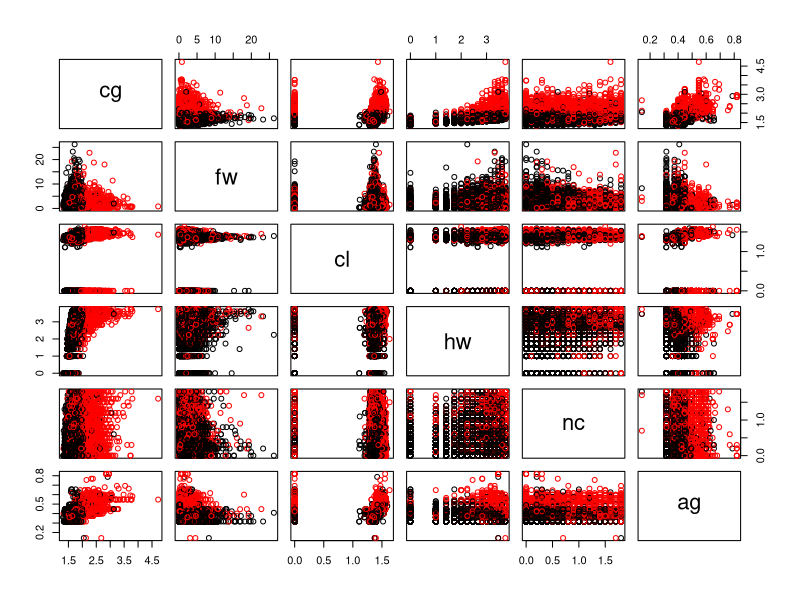

Generate this figure with R:
## ---- chunk 1
knitr::opts_chunk$set(echo = TRUE)
library(randomForest)
library(MASS)
library(class)
library(tidyverse)
## ---- chunk 2
rawData <- read_csv("final-data-train.csv") %>% mutate_if(is.character, as.factor)
## ---- chunk 3
head(rawData)
summary(rawData)
## ---- chunk 4
rawData %>% select_if(is.numeric) %>% select(-id) %>% pairs(col = c("black", "red")[rawData$yn])
## ---- chunk 5
for (catRow in select_if(rawData, is.factor)) {
  print(table(rawData$yn, catRow))
}
## ---- chunk 6
trainData <- rawData %>%
  mutate(e2 = eg == "e2")
